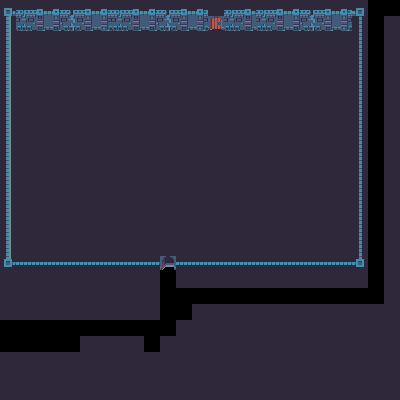

This is a level from a 2D game, rendered from its Tiled map with the project's own tilesets. A one-line summary and the complete map file follow:
An orthogonal 25x25 tile map with 16x16 px tiles, 2 tile layers (piso, muros).

<map version="1.2" tiledversion="1.2.4" orientation="orthogonal" renderorder="right-down" width="25" height="25" tilewidth="16" tileheight="16" infinite="0" nextlayerid="3" nextobjectid="1">
 <tileset firstgid="1" name="dungeon_sheet" tilewidth="16" tileheight="16" tilecount="240" columns="24">
  <image source="../img/dungeon_sheet.png" width="384" height="160" />
 </tileset>
 <layer id="2" name="piso" width="25" height="25">
  <data encoding="csv">
0,0,0,0,0,0,0,0,0,0,0,0,26,26,26,0,0,0,0,0,0,0,0,0,0,
26,26,26,26,26,26,26,26,26,26,26,26,26,26,26,26,26,26,26,26,26,26,26,0,26,
26,26,26,26,26,26,26,26,26,26,26,26,26,26,26,26,26,26,26,26,26,26,26,0,26,
26,26,26,26,26,26,26,26,26,26,26,26,26,26,26,26,26,26,26,26,26,26,26,0,26,
26,26,26,26,26,26,26,26,26,26,26,26,26,26,26,26,26,26,26,26,26,26,26,0,26,
26,26,26,26,26,26,26,26,26,26,26,26,26,26,26,26,26,26,26,26,26,26,26,0,26,
26,26,26,26,26,26,26,26,26,26,26,26,26,26,26,26,26,26,26,26,26,26,26,0,26,
26,26,26,26,26,26,26,26,26,26,26,26,26,26,26,26,26,26,26,26,26,26,26,0,26,
26,26,26,26,26,26,26,26,26,26,26,26,26,26,26,26,26,26,26,26,26,26,26,0,26,
26,26,26,26,26,26,26,26,26,26,26,26,26,26,26,26,26,26,26,26,26,26,26,0,26,
26,26,26,26,26,26,26,26,26,26,26,26,26,26,26,26,26,26,26,26,26,26,26,0,26,
26,26,26,26,26,26,26,26,26,26,26,26,26,26,26,26,26,26,26,26,26,26,26,0,26,
26,26,26,26,26,26,26,26,26,26,26,26,26,26,26,26,26,26,26,26,26,26,26,0,26,
26,26,26,26,26,26,26,26,26,26,26,26,26,26,26,26,26,26,26,26,26,26,26,0,26,
26,26,26,26,26,26,26,26,26,26,26,26,26,26,26,26,26,26,26,26,26,26,26,0,26,
26,26,26,26,26,26,26,26,26,26,26,26,26,26,26,26,26,26,26,26,26,26,26,0,26,
26,26,26,26,26,26,26,26,26,26,176,26,26,26,26,26,26,26,26,26,26,26,26,212,26,
26,26,26,26,26,26,26,26,26,26,0,26,26,26,26,26,26,26,26,26,26,26,26,236,26,
26,26,26,26,26,26,26,26,26,26,0,0,0,0,0,0,0,0,0,0,0,0,0,0,26,
26,26,26,26,26,26,26,26,26,26,0,0,26,26,26,26,26,26,26,26,26,26,26,26,26,
0,0,0,0,0,0,0,0,0,0,0,26,26,26,26,26,26,26,26,26,26,26,26,26,26,
0,0,0,0,0,26,26,26,26,0,26,26,26,26,26,26,26,26,26,26,26,26,26,26,26,
26,26,26,26,26,26,26,26,26,26,26,26,26,26,26,26,26,26,26,26,26,26,26,26,26,
26,26,26,26,26,26,26,26,26,26,26,26,26,26,26,26,26,26,26,26,26,26,26,26,26,
26,26,26,26,26,26,26,26,26,26,26,26,26,26,26,26,26,26,26,26,26,26,26,26,26
</data>
 </layer>
 <layer id="1" name="muros" width="25" height="25">
  <data encoding="csv">
6,194,195,196,197,198,199,194,195,196,197,198,199,0,194,195,194,195,196,197,198,199,8,0,0,
54,218,219,220,221,222,223,218,219,220,221,222,223,173,218,219,218,219,220,221,222,223,56,0,0,
54,0,0,0,0,0,0,0,0,0,0,0,0,0,0,0,0,0,0,0,0,0,56,0,0,
54,0,0,0,0,0,0,0,0,0,0,0,0,0,0,0,0,0,0,0,0,0,56,0,0,
54,0,0,0,0,0,0,0,0,0,0,0,0,0,0,0,0,0,0,0,0,0,56,0,0,
54,0,0,0,0,0,0,0,0,0,0,0,0,0,0,0,0,0,0,0,0,0,56,0,0,
54,0,0,0,0,0,0,0,0,0,0,0,0,0,0,0,0,0,0,0,0,0,56,0,0,
54,0,0,0,0,0,0,0,0,0,0,0,0,0,0,0,0,0,0,0,0,0,56,0,0,
54,0,0,0,0,0,0,0,0,0,0,0,0,0,0,0,0,0,0,0,0,0,56,0,0,
54,0,0,0,0,0,0,0,0,0,0,0,0,0,0,0,0,0,0,0,0,0,56,0,0,
54,0,0,0,0,0,0,0,0,0,0,0,0,0,0,0,0,0,0,0,0,0,56,0,0,
54,0,0,0,0,0,0,0,0,0,0,0,0,0,0,0,0,0,0,0,0,0,56,0,0,
54,0,0,0,0,0,0,0,0,0,0,0,0,0,0,0,0,0,0,0,0,0,56,0,0,
54,0,0,0,0,0,0,0,0,0,0,0,0,0,0,0,0,0,0,0,0,0,56,0,0,
54,0,0,0,0,0,0,0,0,0,0,0,0,0,0,0,0,0,0,0,0,0,56,0,0,
54,0,0,0,0,0,0,0,0,0,0,0,0,0,0,0,0,0,0,0,0,0,56,0,0,
78,79,79,79,79,79,79,79,79,79,0,79,79,79,79,79,79,79,79,79,79,79,80,0,0,
0,0,0,0,0,0,0,0,0,0,0,0,0,0,0,0,0,0,0,0,0,0,0,0,0,
0,0,0,0,0,0,0,0,0,0,0,0,0,0,0,0,0,0,0,0,0,0,0,0,0,
0,0,0,0,0,0,0,0,0,0,0,0,0,0,0,0,0,0,0,0,0,0,0,0,0,
0,0,0,0,0,0,0,0,0,0,0,0,0,0,0,0,0,0,0,0,0,0,0,0,0,
0,0,0,0,0,0,0,0,0,0,0,0,0,0,0,0,0,0,0,0,0,0,0,0,0,
0,0,0,0,0,0,0,0,0,0,0,0,0,0,0,0,0,0,0,0,0,0,0,0,0,
0,0,0,0,0,0,0,0,0,0,0,0,0,0,0,0,0,0,0,0,0,0,0,0,0,
0,0,0,0,0,0,0,0,0,0,0,0,0,0,0,0,0,0,0,0,0,0,0,0,0
</data>
 </layer>
</map>
